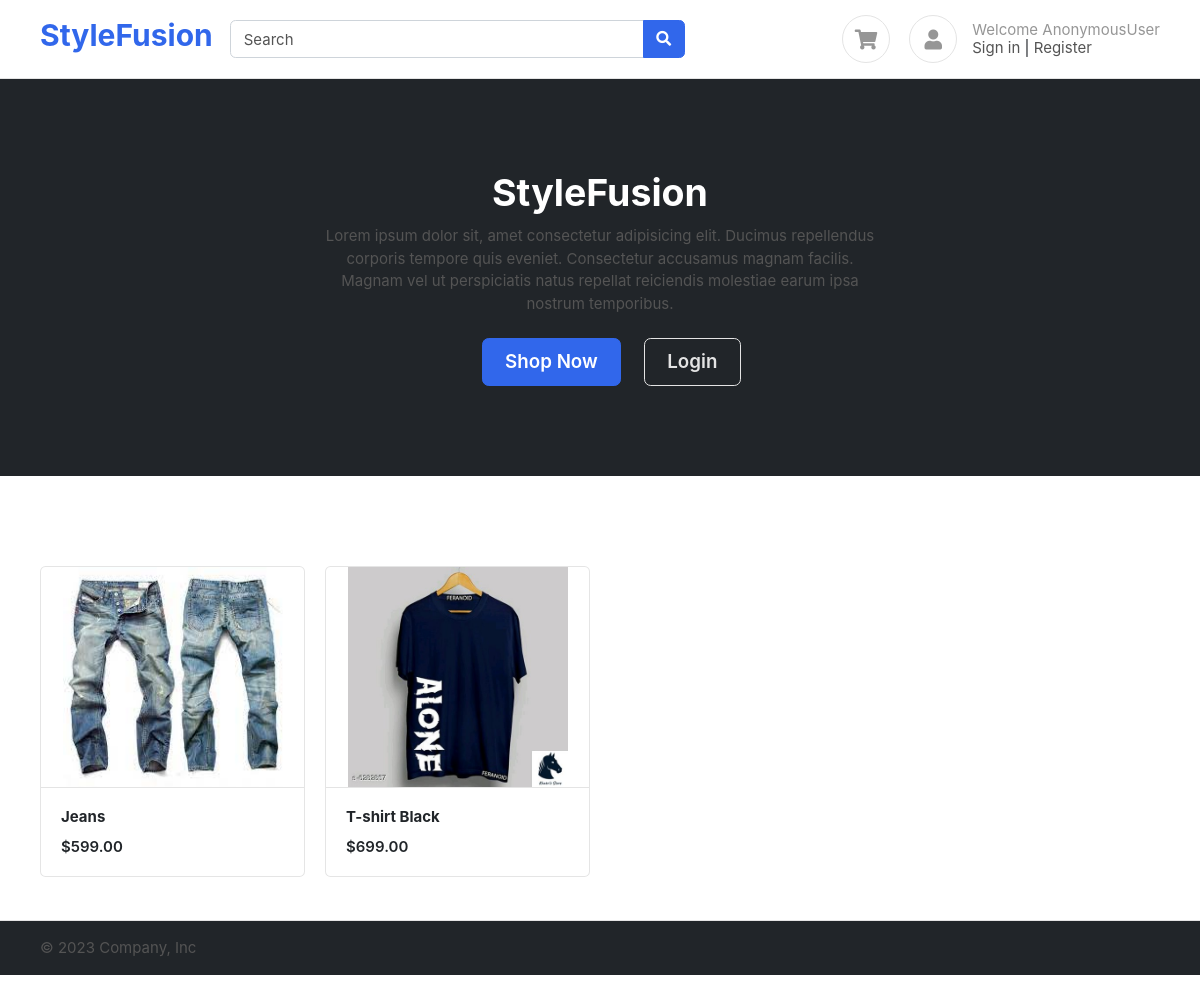
The page / on the database its author committed.
### products/models.py (models this page shows, shortened)
class Product(BaseModel):
    product_name = models.CharField(max_length=100)
    slug = models.SlugField(unique=True  , null=True , blank=True)
    category = models.ForeignKey(Category , on_delete=models.CASCADE , related_name="products")
    price = models.IntegerField()
    product_desription = models.TextField()
    color_variant = models.ManyToManyField(ColorVariant , blank=True)
    size_variant = models.ManyToManyField(SizeVariant , blank=True)

class ProductImage(BaseModel):
    product = models.ForeignKey(Product , on_delete=models.CASCADE , related_name="product_images")
    image =  models.ImageField(upload_to="product")

### home/views.py (the view)
# urls.py: path('' , index , name="index"),
def index(request):
    context = {'products' : Product.objects.all()}
    return render(request , 'home/index.html' , context)

### templates/home/index.html
{% extends "base/base.html"%}
{%  block start %}
<div class="bg-dark text-secondary px-4 py-5 text-center">
    <div class="py-5">
      <h1 class="display-5 fw-bold text-white">StyleFusion</h1>
      <div class="col-lg-6 mx-auto">
        <p class="fs-5 mb-4">Lorem ipsum dolor sit, amet consectetur adipisicing elit. Ducimus repellendus corporis tempore quis eveniet. Consectetur accusamus magnam facilis. Magnam vel ut perspiciatis natus repellat reiciendis molestiae earum ipsa nostrum temporibus.</p>
        <div class="d-grid gap-2 d-sm-flex justify-content-sm-center">
          <a href="#product" class="btn btn-primary btn-lg px-4 mx-4 me-sm-3 fw-bold">Shop Now</a>
          {% if not request.user.is_authenticated %}
          <a href="{% url 'login' %}" class="btn btn-outline-light btn-lg px-4">Login</a>
          {% endif %}
        </div>
      </div>
    </div>
  </div>
<div class="container mt-5 pt-5" id="product">
    <div class="row">
        {% for product in products %}
        <div class="col-md-3">
            <figure class="card card-product-grid">
                <div class="img-wrap"> <img src="/media/{{product.product_images.first.image}}"> </div>
                <figcaption class="info-wrap border-top">
                    <a href="{% url 'get_product' product.slug %}" class="title">
                        <b>{{product.product_name}}</b></a>
                    <div class="price mt-2">${{product.price}}.00</div>
                </figcaption>
            </figure>
        </div>
        {% endfor %}
    </div>
    </div>
    {% include "base/footer.html"%}
{% endblock %}

### public/static/css/ui.css (style rules this page uses)
html { font-family: 'Inter', sans-serif; font-size: 15px; }
.img-wrap { text-align: center; display: block; }
.img-wrap img { max-width: 100%; }
figure { margin-bottom: 0; }
.card .title { color: #212529; }
[class*='card-product'] a.title { color: #212529; display: block; }
[class*='card-product'] .img-wrap { overflow: hidden; position: relative; }
[class*='card-product'] .img-wrap img { height: 100%; max-width: 100%; width: auto; display: inline-block; object-fit: cover; }
.card-product-grid { margin-bottom: 20px; }
.card-product-grid .img-wrap { border-radius: 0.2rem 0.2rem 0 0; height: 220px; }
.card-product-grid .info-wrap { overflow: hidden; padding: 18px 20px; }
.card .img-wrap { overflow: hidden; }
.price { font-weight: 600; color: #212529; }

### rows shown on the page
Product: product_images.first.image (picture), product_name "Jeans", price "599"
Product: product_images.first.image (picture), product_name "T-shirt Black", price "699"

### other values the page prints
{{ request.user }} "AnonymousUser"
